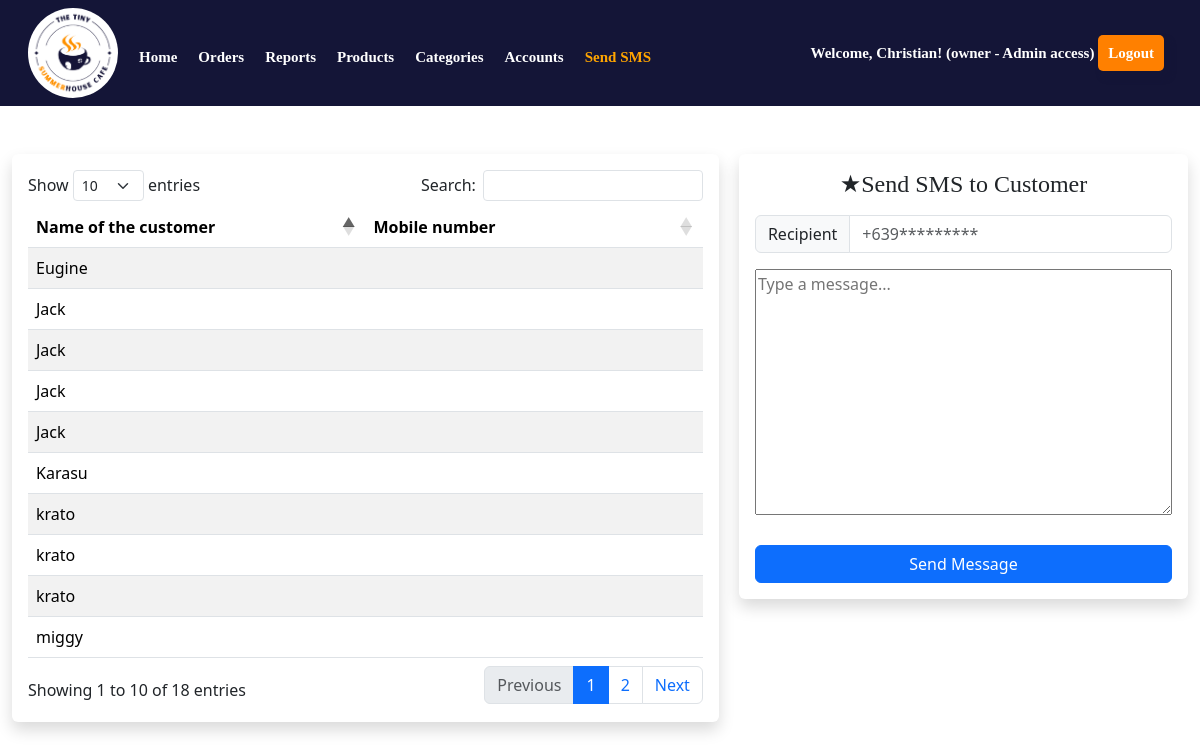
/admin/SMS.php (signed in), run on the app's committed database.
### tables this page shows
CREATE TABLE `products` (
  `product_id` int(11) NOT NULL,
  `product_name` varchar(255) NOT NULL,
  `price` decimal(10,0) NOT NULL,
  `category_id` int(11) NOT NULL,
  `image` varchar(255) NOT NULL,
  `prod_updated_at` datetime DEFAULT NULL,
  `ordered_at` datetime NOT NULL DEFAULT current_timestamp()
);

CREATE TABLE `orders` (
  `order_id` int(11) NOT NULL,
  `user_id` int(11) NOT NULL,
  `ref_num` int(11) NOT NULL,
  `total_amount` decimal(10,0) NOT NULL,
  `created_at` timestamp NOT NULL DEFAULT current_timestamp(),
  `customer_name` varchar(255) NOT NULL,
  `payment_type` enum('cash','gcash','bank transfer','card') NOT NULL,
  `amount_tendered` int(11) NOT NULL,
  `change_amount` int(11) NOT NULL,
  `mobile_num` varchar(55) NOT NULL,
  `notes` varchar(255) NOT NULL,
  `discount` int(11) NOT NULL,
  `vat` int(11) NOT NULL
);

### admin/source.php (called while the page is built, shortened)
<?php
    if(!isset($orderData)){
        $orderData =[];
    }
    $sqlgetOrder = "SELECT *, orders.created_at,order_details.quantity
    FROM products
    JOIN order_details ON products.product_id = order_details.product_id
    JOIN orders ON order_details.order_id = orders.order_id
    JOIN users ON orders.user_id = users.user_id GROUP BY orders.order_id";
    $orderResult = mysqli_query($conn, $sqlgetOrder);
        while($rowOrder = $orderResult -> fetch_assoc()){
            $orderData[] = $rowOrder;
        }
?>

### admin/SMS.php (the view, shortened to what this page needs)
<?php
    require("../connection/connection.php");
    require("source.php");
?>
<!DOCTYPE html>
<html lang="en">
<head>
    <link rel="stylesheet" href="mystyle.css">
    <link rel="stylesheet" href="../api/datatable.css">
</head>
<body>
    <header class="p-2 header-style">
            <div class="container-fluid">
                <div class="d-flex flex-wrap align-items-center justify-content-center justify-content-lg-start">
                    <a href="admin.php" class="nav-link px-2 text-white"><img src="../images/logo.png" alt="logo" style="height: 90px;width: 90px;border-radius: 50%;object-fit: contain"></a>
                    <ul class="nav col-12 col-lg-auto me-lg-auto mb-2 justify-content-center mb-md-0">
                    <li class="nav-bar mt-2"><a href="admin.php" class="nav-link px-2 text-white">Home</a></li>
                    <li class="nav-bar mt-2"><a href="orders.php" class="nav-link px-2 text-white">Orders</a></li>
                    <li class="nav-bar mt-2"><a href="reports.php" class="nav-link px-2 text-white">Reports</a></li>
                    <li class="nav-bar mt-2"><a href="products.php" class="nav-link px-2 text-white">Products</a></li>
                    <li class="nav-bar mt-2"><a href="categories.php" class="nav-link px-2 text-white">Categories</a></li>
                    <li class="nav-bar mt-2"><a href="accounts.php" class="nav-link px-2 text-white">Accounts</a></li>
                    <li class="nav-bar mt-2"><a href="SMS.php" class="nav-link px-2" id="active">Send SMS</a></li>
                    </ul>
                    <div class="text-end">
                    <form class="col-12 col-lg-auto mb-3 mb-lg-0 me-lg-3" role="search">
                    <span class="text-white">Welcome, <?php echo $_SESSION['displayName']."! "."(".$_SESSION['roleType']." - ".$_SESSION['roleDes'].")" ?></span>
                    <a class="btn-log" href="../logout.php">Logout</a>
                    </div>
                </div>
            </div>
    </header>
    <div class="container-fluid mt-5" id="container">
        <div class="flow shadow p-3 mb-5 bg-body rounded">
            <table id="example" class="table table-striped" style="width:100%">
                <thead>
                    <tr>
                        <th>Name of the customer</th>
                        <th>Mobile number</th>
                    </tr>
                </thead>
                <tbody>
                        <?php
                            foreach ($orderData as $rowOrder){
                        ?>
                    <tr class="">
                        <td width="50%"><?php echo $rowOrder['customer_name']; ?></td>
                        <td width="50%"><?php echo $rowOrder['mobile_num']; ?></td>
                    </tr>
                        <?php } ?>
                </tbody>
            </table>
        </div>
        <div>
        <form action="<?php htmlspecialchars($_SERVER["PHP_SELF"]) ?>" method="POST">
                <div class="shadow p-3 mb-5 bg-body rounded">
                <h4 class="text-center sunborn">★Send SMS to Customer</h4>
                <div>
                <div class="input-group mt-3 w-auto">
                    <span class="input-group-text">Recipient</span>
                    <input type="text" placeholder="+639*********" minlength="13" maxlength="13" class="form-control" name="smsNumber" required>
                </div>
                <textarea name="smsMessage" id="smsMessage" rows="10" class="mt-3 w-100 text-wrap" placeholder="Type a message..."></textarea>
                <div class="d-grid gap-2 mt-4">
                    <button class="btn btn-primary" type="submit" name="smsSend">Send Message</button>
                </div>
                </div>
            </form>
        </div>
    </div>
</body>
</html>

### admin/mystyle.css (style rules this page uses)
.sunborn { font-family: sunborn; }
body { background-color: #fff; margin: 0; padding: 0; font-family: sans-serif; }
.header-style { background-color: rgba(20, 21, 55); font-family: gotham; font-size: 15px; font-weight: bold; }
#active { color: orange; }
.btn-log { text-decoration: none; padding: 10px; background-color: rgb(255, 128, 0); box-shadow: 5px 6px 6px rgba(20, 21, 55); color: #fff; border: none; border-radius: 5px; cursor: pointer; font-size: 15px; transition: background-color 0.2s ease-in-out; }
.nav-bar { margin-left: 5px; }

### admin/SMS.php (style rules this page uses)
#container { display: grid; grid-template-columns: auto auto; column-gap: 20px; }
.flow { overflow-y: scroll; max-height: 800px; }

### data on the page
products: orders.customer_name "krato"
products: orders.customer_name "Jack"
products: orders.customer_name "krato"
products: orders.customer_name "Eugine"
products: orders.customer_name "Jack"
products: orders.customer_name "Jack"
products: orders.customer_name "Karasu"
products: orders.customer_name "krato"
products: orders.customer_name "miggy"

### other printed values
$_SESSION['displayName'] "Christian"
$_SESSION['roleType'] "owner"
$_SESSION['roleDes'] "Admin access"
